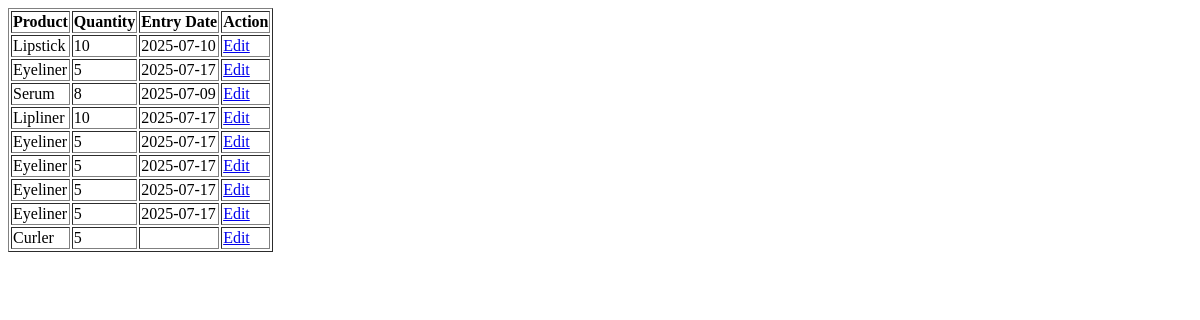
/list_of_spend_product.php, run on an earlier commit of the app's database.
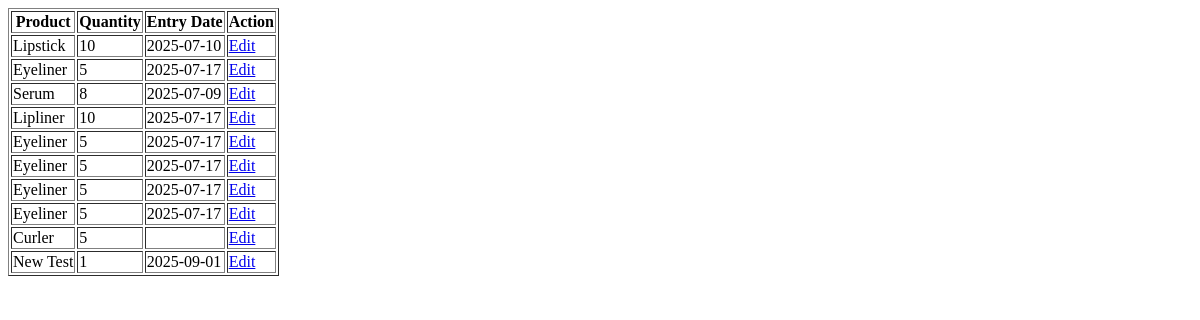
And on a later commit of the database.
### tables this page shows
CREATE TABLE `spend_product` (
  `spend_product_id` int(11) NOT NULL,
  `spend_product_name` int(11) NOT NULL,
  `spend_product_quantity` int(11) NOT NULL,
  `spend_product_entry_date` varchar(10) NOT NULL
);

### list_of_spend_product.php (the view, shortened to what this page needs)
<?php
require ('connection.php');
$sql1="SELECT * FROM product";
$query1=$conn->query($sql1);
$data_list=array();
while($data1=mysqli_fetch_assoc($query1)){
$product_id=$data1['product_id'];
$product_name=$data1['product_name'];
$data_list[$product_id]=$product_name;
}
?>
<!DOCTYPE html>
<html>
     <head>
     </head>
      <body>
	       <?php
		$sql="SELECT * FROM spend_product";
		$query=$conn->query($sql);
		echo "<table border='1'><tr><th>Product</th><th>Quantity</th><th>Entry Date</th><th>Action</th></tr>";
		while($data=mysqli_fetch_assoc($query)){
			$spend_product_id        =$data['spend_product_id'];
			$spend_product_name      =$data['spend_product_name'];
			$spend_product_quantity=$data['spend_product_quantity'];
			$spend_product_entry_date  =$data['spend_product_entry_date'];
         echo"<tr>
		 <td>$data_list[$spend_product_name]</td>
		 <td>$spend_product_quantity</td>
		 <td>$spend_product_entry_date</td>
		 <td><a href='edit_spend_product.php?id=$spend_product_id '>Edit</td></tr>";
		}
		echo "</table>";
		?>
</body>
</html>

What changed in the data, as far as the page shows it:
added spend_product: spend_product_name "New Test", spend_product_quantity "1", spend_product_entry_date "2025-09-01"
